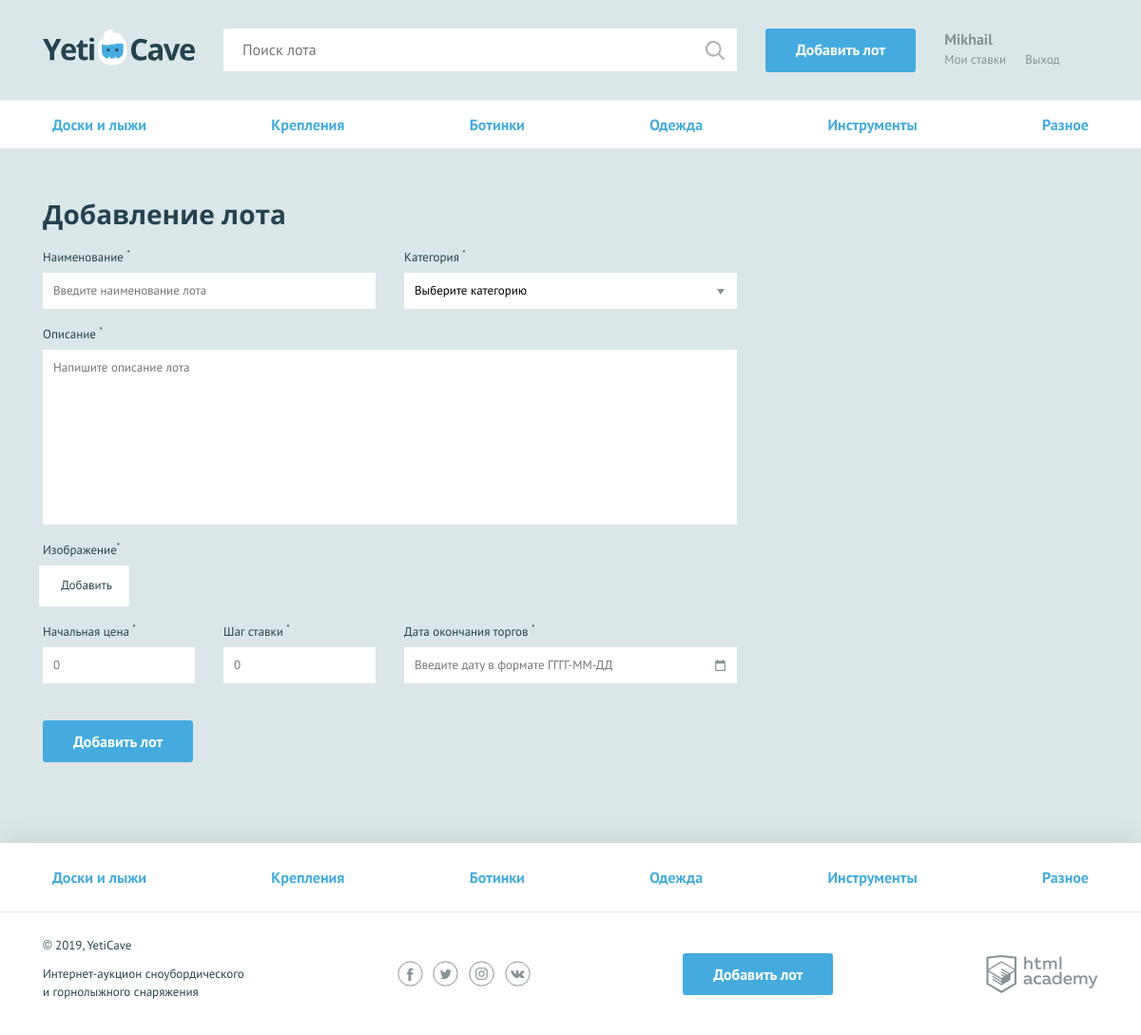
/add.php (signed in), run on the app's committed database.
### tables this page shows
CREATE TABLE user (
	id INT UNSIGNED NOT NULL AUTO_INCREMENT PRIMARY KEY,
	created_at TIMESTAMP NOT NULL,
  email VARCHAR(72) NOT NULL,
	name VARCHAR(100) NOT NULL,	
	password CHAR(64) NOT NULL,
	contact VARCHAR(255) NOT NULL
);

CREATE TABLE category (
	id INT UNSIGNED NOT NULL AUTO_INCREMENT PRIMARY KEY,
	name VARCHAR(100) NOT NULL,
	code VARCHAR(20) NOT NULL
);

### helpers.php (called while the page is built, shortened)
<?php
function include_template($name, array $data = [])
{
    $name = 'templates/' . $name;
    extract($data);
    require $name;
    $result = ob_get_clean();
    return $result;
}

### functions.php (called while the page is built, shortened)
<?php
function validate_price($price)
{
    $invalid_price = '';
    return $invalid_price;
}
function get_categories($connect)
{
    $sql_categories = 'SELECT id, name, code FROM category';
    $result_categories = mysqli_query($connect, $sql_categories);
    $categories = mysqli_fetch_all($result_categories, MYSQLI_ASSOC);
    return $categories;
}
function get_all_data_user($link, int $sess_id)
{
    $sql_id_user = 'SELECT * FROM user WHERE user.id = ?';
    $stmt = mysqli_prepare($link, $sql_id_user);
    mysqli_stmt_bind_param($stmt, 'i', $sess_id);
    mysqli_stmt_execute($stmt);
    $result_id_user = mysqli_stmt_get_result($stmt);
    $fetch_id_user = mysqli_fetch_assoc($result_id_user);
    return $fetch_id_user;
}

### templates/add-lot.php (the view, shortened to what this page needs)
<main>
    <nav class="nav">
        <ul class="nav__list container">
        <?php if ($categories !== null) : ?>
            <?php foreach ($categories as $category) : ?>
                <li class="nav__item">
                    <a href="all-lots.php?category_id=<?= (int)$category['id']; ?>">
                        <?= htmlspecialchars($category['name']); ?>
                    </a>
                </li>
            <?php endforeach; ?>
        <?php endif; ?>
        </ul>
    </nav>
    <form class="form form--add-lot container <?= !empty($errors) ? 'form--invalid' : ''; ?>" action="add.php"
          method="post" enctype="multipart/form-data">
        <h2>Добавление лота</h2>
        <div class="form__container-two">
            <div class="form__item <?= isset($errors['lot-name']) ? 'form__item--invalid' : ''; ?>">
                <label for="lot-name">Наименование <sup>*</sup></label>
                <input id="lot-name" type="text" name="lot-name" placeholder="Введите наименование лота"
                       value="<?= htmlspecialchars($lot_name); ?>">
            </div>
            <div class="form__item <?= isset($errors['category']) ? 'form__item--invalid' : ''; ?>">
                <label for="category">Категория <sup>*</sup></label>
                <select id="category" name="category">
                    <option>Выберите категорию</option>
                </select>
            </div>
        </div>
        <div class="form__item form__item--wide <?= isset($errors['message']) ? 'form__item--invalid' : ''; ?>">
            <label for="message">Описание <sup>*</sup></label>
            <textarea id="message" name="message"
                      placeholder="Напишите описание лота"><?= htmlspecialchars($message); ?></textarea>
        </div>
        <div class="form__item form__item--file <?= isset($errors['lot-img']) ? 'form__item--invalid' : ''; ?>">
            <label for="lot-img">Изображение<sup>*</sup></label>
            <div class="form__input-file">
                <label for="lot-img"">
                Добавить
                </label>
            </div>
        </div>
        <div class="form__container-three">
            <div
                class="form__item form__item--small  <?= isset($errors['lot-rate'])
                || validate_price('lot-rate') === 'form__item--invalid' ? 'form__item--invalid' : ''; ?>">
                <label for="lot-rate">Начальная цена <sup>*</sup></label>
                <input id="lot-rate" type="text" name="lot-rate" placeholder="0"
                       value="<?= htmlspecialchars($lot_rate); ?>">
            </div>
            <div
                class="form__item form__item--small <?= isset($errors['lot-step'])
                || validate_price('lot-step') === 'form__item--invalid' ? 'form__item--invalid' : ''; ?>">
                <label for="lot-step">Шаг ставки <sup>*</sup></label>
                <input id="lot-step" type="text" name="lot-step" placeholder="0"
                       value="<?= htmlspecialchars($lot_step); ?>">
            </div>
            <div class="form__item <?= isset($errors['lot-date']) ? 'form__item--invalid' : ''; ?>">
                <label for="lot-date">Дата окончания торгов <sup>*</sup></label>
                <input class="form__input-date" id="lot-date" type="text" name="lot-date"
                       placeholder="Введите дату в формате ГГГГ-ММ-ДД" value="<?= htmlspecialchars($lot_date); ?>">
            </div>
        </div>
        <button type="submit" class="button">Добавить лот</button>
    </form>
</main>

### templates/layout.php (shortened to what this page needs)
<!DOCTYPE html>
<html lang="ru">
<head>
    <link href="../css/normalize.min.css" rel="stylesheet">
    <link href="../css/style.css" rel="stylesheet">
    <link href="../css/flatpickr.min.css" rel="stylesheet">
</head>
<body>
<div class="page-wrapper">
    <header class="main-header">
        <div class="main-header__container container">
            <a class="main-header__logo" href="index.php">
                <img src="../img/logo.svg" width="160" height="39" alt="Логотип компании YetiCave">
            </a>
            <form class="main-header__search" method="get" action="search.php" autocomplete="off">
                <input type="search" name="search" placeholder="Поиск лота"
                       value="<?= htmlspecialchars($search ?? ''); ?>">
                <input class="main-header__search-btn" type="submit" name="find" value="Найти">
            </form>
            <a class="main-header__add-lot button" href="add.php">Добавить лот</a>
            <nav class="user-menu">
                <?php if ($is_auth) : ?>
                    <div class="user-menu__logged">
                        <p><?= $user_name; ?></p>
                        <a class="user-menu__bets" href="my-bets.php">Мои ставки</a>
                        <a class="user-menu__logout" href="logout.php">Выход</a>
                    </div>
                <?php endif; ?>
            </nav>
        </div>
    </header>
    <?= $content; ?>
</div>
<footer class="main-footer">
    <nav class="nav">
        <ul class="nav__list container">
        <?php if ($categories === null) : ?>
                <?= ''; ?>
        <?php else :?>
            <?php foreach ($categories as $category) : ?>
                <li class="nav__item
                <?php if (isset($_GET['category_id']) && ((int)$category['id'] === (int)$_GET['category_id'])) : ?>
                    nav__item--current
                <?php endif; ?>">
                    <a href="all-lots.php?category_id=<?= (int)$category['id']; ?>">
                        <?= htmlspecialchars($category['name']); ?>
                    </a>
                </li>
            <?php endforeach; ?>
        <?php endif; ?>
        </ul>
    </nav>
    <div class="main-footer__bottom container">
        <div class="main-footer__copyright">
            <p>© 2019, YetiCave</p>
            <p>Интернет-аукцион сноубордического и горнолыжного снаряжения</p>
        </div>
        <div class="main-footer__social social">
            <a class="social__link social__link--facebook" href="#">
            </a>
            <a class="social__link social__link--twitter" href="#">
            </a>
            <a class="social__link social__link--instagram" href="#">
            </a>
            <a class="social__link social__link--vkontakte" href="#">
            </a>
        </div>
        <a class="main-footer__add-lot button" href="add.php">Добавить лот</a>
        <div class="main-footer__developed-by">
            <a class="logo-academy" href="https://htmlacademy.ru/intensive/php">
            </a>
        </div>
    </div>
</footer>
</body>
</html>

### data on the page
user: name "Mikhail"
category: name "Доски и лыжи"
category: name "Крепления"
category: name "Ботинки"
category: name "Одежда"
category: name "Инструменты"
category: name "Разное"
